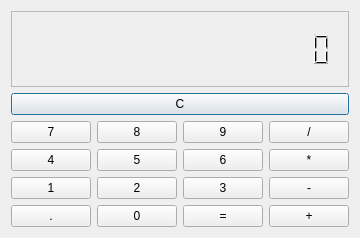
<?xml version="1.0" encoding="UTF-8"?>
<ui version="4.0">
 <class>Dialog</class>
 <widget class="QDialog" name="Dialog">
  <property name="geometry">
   <rect>
    <x>0</x>
    <y>0</y>
    <width>347</width>
    <height>238</height>
   </rect>
  </property>
  <property name="windowTitle">
   <string>Dialog</string>
  </property>
  <layout class="QGridLayout" name="gridLayout">
   <item row="0" column="0" colspan="4">
    <widget class="QLCDNumber" name="lcdNumber">
     <property name="layoutDirection">
      <enum>Qt::LeftToRight</enum>
     </property>
     <property name="autoFillBackground">
      <bool>false</bool>
     </property>
     <property name="frameShape">
      <enum>QFrame::StyledPanel</enum>
     </property>
     <property name="frameShadow">
      <enum>QFrame::Raised</enum>
     </property>
     <property name="lineWidth">
      <number>3</number>
     </property>
     <property name="midLineWidth">
      <number>0</number>
     </property>
     <property name="smallDecimalPoint">
      <bool>true</bool>
     </property>
     <property name="digitCount">
      <number>16</number>
     </property>
    </widget>
   </item>
   <item row="1" column="0" colspan="4">
    <widget class="QPushButton" name="btnclear">
     <property name="text">
      <string>C</string>
     </property>
    </widget>
   </item>
   <item row="2" column="0">
    <widget class="QPushButton" name="btn7">
     <property name="text">
      <string>7</string>
     </property>
    </widget>
   </item>
   <item row="2" column="1">
    <widget class="QPushButton" name="btn8">
     <property name="text">
      <string>8</string>
     </property>
    </widget>
   </item>
   <item row="2" column="2">
    <widget class="QPushButton" name="btn9">
     <property name="text">
      <string>9</string>
     </property>
    </widget>
   </item>
   <item row="2" column="3">
    <widget class="QPushButton" name="btnd">
     <property name="text">
      <string>/</string>
     </property>
    </widget>
   </item>
   <item row="3" column="0">
    <widget class="QPushButton" name="btn4">
     <property name="text">
      <string>4</string>
     </property>
    </widget>
   </item>
   <item row="3" column="1">
    <widget class="QPushButton" name="btn5">
     <property name="text">
      <string>5</string>
     </property>
    </widget>
   </item>
   <item row="3" column="2">
    <widget class="QPushButton" name="btn6">
     <property name="text">
      <string>6</string>
     </property>
    </widget>
   </item>
   <item row="3" column="3">
    <widget class="QPushButton" name="btnm">
     <property name="text">
      <string>*</string>
     </property>
    </widget>
   </item>
   <item row="4" column="0">
    <widget class="QPushButton" name="btn1">
     <property name="text">
      <string>1</string>
     </property>
    </widget>
   </item>
   <item row="4" column="1">
    <widget class="QPushButton" name="btn2">
     <property name="text">
      <string>2</string>
     </property>
    </widget>
   </item>
   <item row="4" column="2">
    <widget class="QPushButton" name="btn3">
     <property name="text">
      <string>3</string>
     </property>
    </widget>
   </item>
   <item row="4" column="3">
    <widget class="QPushButton" name="btns">
     <property name="text">
      <string>-</string>
     </property>
    </widget>
   </item>
   <item row="5" column="0">
    <widget class="QPushButton" name="pushButton_10">
     <property name="text">
      <string>.</string>
     </property>
    </widget>
   </item>
   <item row="5" column="1">
    <widget class="QPushButton" name="btn0">
     <property name="text">
      <string>0</string>
     </property>
    </widget>
   </item>
   <item row="5" column="2">
    <widget class="QPushButton" name="btncalc">
     <property name="text">
      <string>=</string>
     </property>
    </widget>
   </item>
   <item row="5" column="3">
    <widget class="QPushButton" name="btna">
     <property name="text">
      <string>+</string>
     </property>
    </widget>
   </item>
  </layout>
 </widget>
 <resources/>
 <connections/>
</ui>
